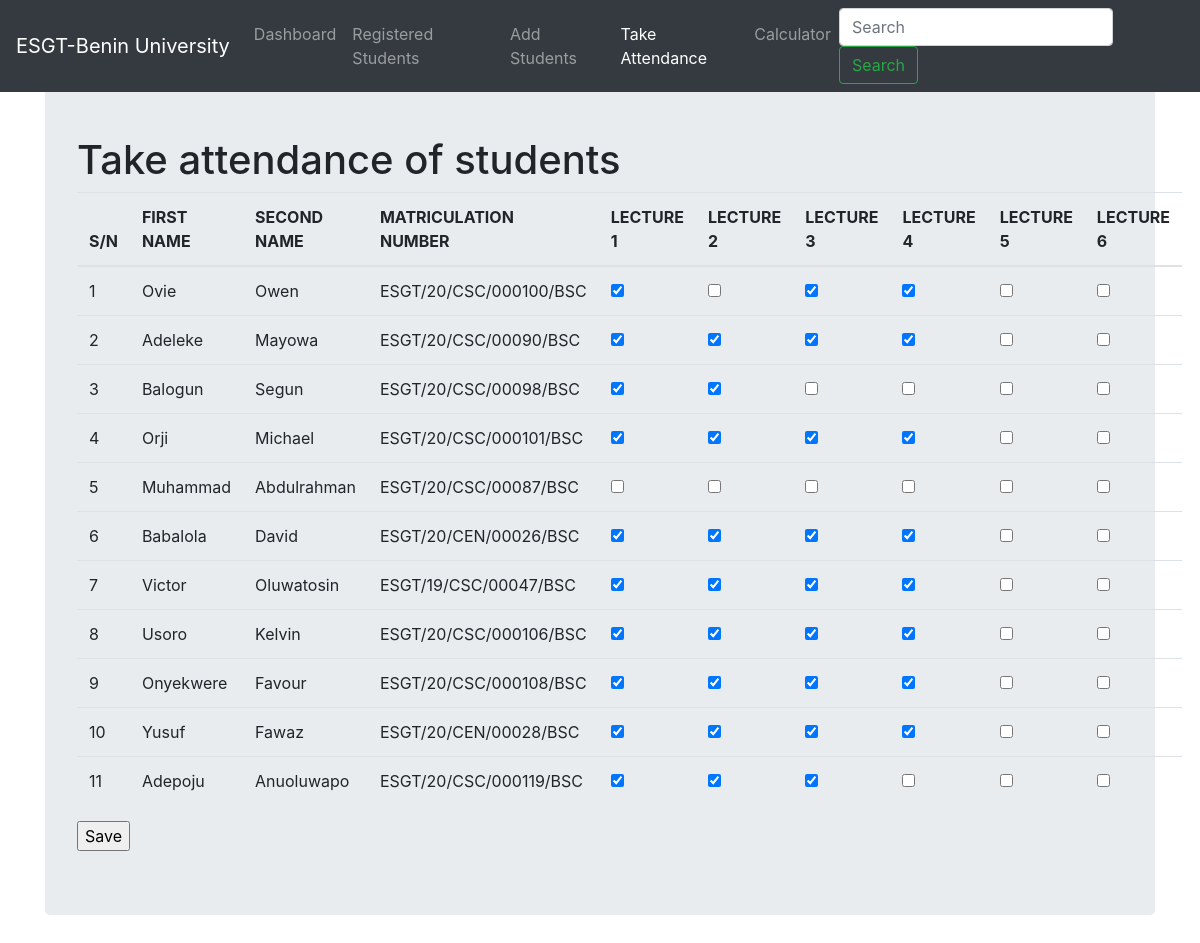
Page /attendance/ (signed in) on the committed database.
### main/models.py (models this page shows, shortened)
class Entry(models.Model):
    first_name = models.CharField(max_length=100, blank=False, null=True)
    second_name = models.CharField(max_length=100, blank=False, null=True)
    matric_no = models.CharField(max_length=100, blank=False, null=True)
    date_posted = models.DateTimeField(auto_now_add=True)
    lecture_1 = models.BooleanField(default=False)
    lecture_2 = models.BooleanField(default=False)
    lecture_3 = models.BooleanField(default=False)
    lecture_4 = models.BooleanField(default=False)
    lecture_5 = models.BooleanField(default=False)
    lecture_6 = models.BooleanField(default=False)
    class Meta:
        verbose_name_plural = 'entries'

### main/views.py (the view, shortened to what this page needs)
# urls.py: path('attendance/', views.attendance, name='attendance'),
def attendance(request):
    title = 'Take attendance of students'
    queryset = Entry.objects.all()
    context = {
        "title": title,
        "queryset": queryset,
    }
    return render(request, 'main/attendance.html', context)

### main/templates/main/attendance.html (shortened to what this page needs)
{% if user.is_authenticated %}
{% load static %}
<!DOCTYPE html>
<html lang="en">
  <head>
      <link href="{% static 'css/stylesheet.css' %}" rel="stylesheet">
      <link href="{% static 'css/bootstrap.min.css' %}" rel="stylesheet">
      <link href="{% static 'css/navbar-top-fixed.css' %}" rel="stylesheet">
  </head>
  <body>
    <nav class="navbar navbar-expand-md navbar-dark fixed-top bg-dark">
  <a class="navbar-brand" href="#">ESGT-Benin University</a>
  <div class="collapse navbar-collapse" id="navbarCollapse">
    <ul class="navbar-nav mr-auto">
      <li class="nav-item ">
        <a class="nav-link" href="/">Dashboard </a>
      </li>
      <li class="nav-item ">
        <a class="nav-link" href="/registered">Registered Students</a>
      </li>
       <li class="nav-item">
        <a class="nav-link" href="/add">Add Students</a>
      </li>
       <li class="nav-item active">
        <a class="nav-link" href="/attendance">Take Attendance <span class="sr-only">(current)</span></a>
      </li>
      <li class="nav-item">
        <a class="nav-link" href="/calculator">Calculator</a>
      </li>
    </ul>
    <form class="form-inline mt-2 mt-md-0">
      <input class="form-control mr-sm-2" type="text" placeholder="Search" aria-label="Search">
      <button class="btn btn-outline-success my-2 my-sm-0" type="submit">Search</button>
    </form>
  </div>
</nav>
<main role="main" class="container">
  <div class="jumbotron">
    <h1>{{title}}</h1>
    <form method='POST' action=''>{% csrf_token %}
      <table class="table">
       <thead>
        <tr>
          <th>S/N</th>
          <th>FIRST NAME</th>
          <th>SECOND NAME</th>
          <th>MATRICULATION NUMBER</th>
          <th>LECTURE 1</th>
          <th>LECTURE 2</th>
          <th>LECTURE 3</th>
          <th>LECTURE 4</th>
          <th>LECTURE 5</th>
          <th>LECTURE 6</th>
        </tr>
       </thead>
     {% for instance in queryset %}
       <tr>
         <td>{{forloop.counter}}</td>
         <td>{{instance.first_name}}</td>
         <td>{{instance.second_name}}</td>
         <td>{{instance.matric_no}}</td>
         <td>
          {% if instance.lecture_1 %}
          <div><input type="checkbox" checked ="checked" value={{instance.id}} name="boxes"><div>
          {% else %}
          <div><input type="checkbox"  value={{instance.id}} name="boxesf"><div>
          {% endif %}
         </td>
         <td>
          {% if instance.lecture_2 %}
          <div><input type="checkbox" checked ="checked" value={{instance.id}} name="boxes"><div>
          {% else %}
          <div><input type="checkbox"  value={{instance.id}} name="boxes2"><div>
          {% endif %}
         </td>
         <td>
          {% if instance.lecture_3 %}
          <div><input type="checkbox" checked ="checked" value={{instance.id}} name="boxes"><div>
          {% else %}
          <div><input type="checkbox"  value={{instance.id}} name="boxes3"><div>
          {% endif %}
         </td>
         <td>
          {% if instance.lecture_4 %}
          <div><input type="checkbox" checked ="checked" value={{instance.id}} name="boxes"><div>
          {% else %}
          <div><input type="checkbox"  value={{instance.id}} name="boxes4"><div>
          {% endif %}
         </td>
         <td>
          {% if instance.lecture_5 %}
          <div><input type="checkbox" checked ="checked" value={{instance.id}} name="boxes"><div>
          {% else %}
          <div><input type="checkbox"  value={{instance.id}} name="boxes5"><div>
          {% endif %}
         </td>
         <td>
          {% if instance.lecture_6 %}
          <div><input type="checkbox" checked ="checked" value={{instance.id}} name="boxes"><div>
          {% else %}
          <div><input type="checkbox"  value={{instance.id}} name="boxes6"><div>
          {% endif %}
         </td>
       </tr>
     {% endfor %}
     </table>
     <input type="submit" value='Save'/>
     </form>
  </div>
</main>
      </body>
</html>
{% else %}
  <p>Login<a href="/accounts/login">Here</a></p>
{% endif %}

### main/static/css/stylesheet.css (style rules this page uses)
body { background-color: #34eb6b; }

### main/static/css/navbar-top-fixed.css (style rules this page uses)
body { min-height: 75rem; padding-top: 4.5rem; }

### rows in the picture
Entry: first_name "Ovie", second_name "Owen", matric_no "ESGT/20/CSC/000100/BSC"
Entry: first_name "Adeleke", second_name "Mayowa", matric_no "ESGT/20/CSC/00090/BSC"
Entry: first_name "Balogun", second_name "Segun", matric_no "ESGT/20/CSC/00098/BSC"
Entry: first_name "Orji", second_name "Michael", matric_no "ESGT/20/CSC/000101/BSC"
Entry: first_name "Muhammad", second_name "Abdulrahman", matric_no "ESGT/20/CSC/00087/BSC"
Entry: first_name "Babalola", second_name "David", matric_no "ESGT/20/CEN/00026/BSC"
Entry: first_name "Victor", second_name "Oluwatosin", matric_no "ESGT/19/CSC/00047/BSC"
Entry: first_name "Usoro", second_name "Kelvin", matric_no "ESGT/20/CSC/000106/BSC"
Entry: first_name "Onyekwere", second_name "Favour", matric_no "ESGT/20/CSC/000108/BSC"
Entry: first_name "Yusuf", second_name "Fawaz", matric_no "ESGT/20/CEN/00028/BSC"
Entry: first_name "Adepoju", second_name "Anuoluwapo", matric_no "ESGT/20/CSC/000119/BSC"

### other values in the picture
{{ title }} "Take attendance of students"
